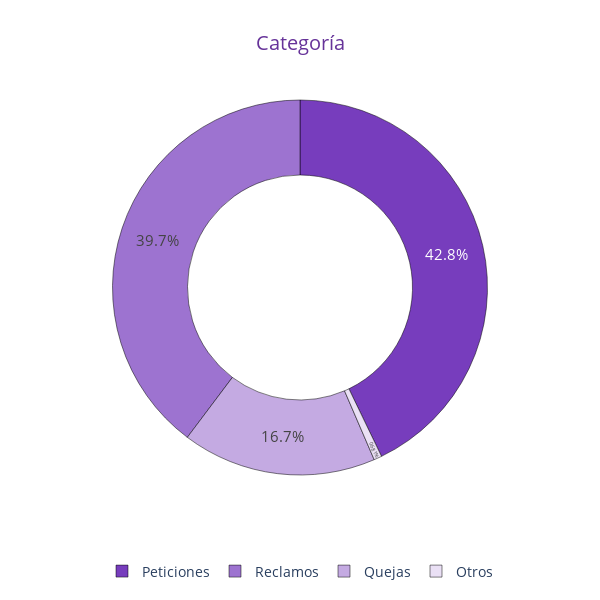

Notebook source saved alongside this figure:
### Markdown cell above
# Categoria

### Code cell
fig = plot_pie_chart(
    df, "category", percentage_threshold=0, n_colors=4, title="Categoría"
)
fig.write_image(PATH_FIGS.joinpath("category.png"))
fig.show()

### Figure 1 — Plotly figure (JSON) as saved in the notebook; plotly's stock layout.template omitted (floating-point values rounded to 4 significant figures)
{"data": [{"hole": 0.6, "hoverinfo": "label+percent", "labels": ["Peticiones", "Reclamos", "Quejas", "Otros"], "marker": {"colors": ["rgb(119, 61, 189)", "rgb(157, 115, 208)", "rgb(196, 170, 226)", "rgb(234, 224, 245)"], "line": {"color": "#000000", "width": 0.5}}, "textfont": {"size": 15}, "textinfo": "percent", "textposition": "inside", "type": "pie", "values": [2831, 2626, 1106, 45]}], "layout": {"height": 600, "legend": {"font": {"size": 14}, "orientation": "h", "title": {"text": ""}, "traceorder": "normal", "x": 0.5, "xanchor": "center", "y": -0.3, "yanchor": "bottom"}, "margin": {"b": 20, "t": 100}, "title": {"font": {"color": "rebeccapurple", "size": 20}, "text": "Categoría", "x": 0.5, "xanchor": "center"}, "width": 600}}
